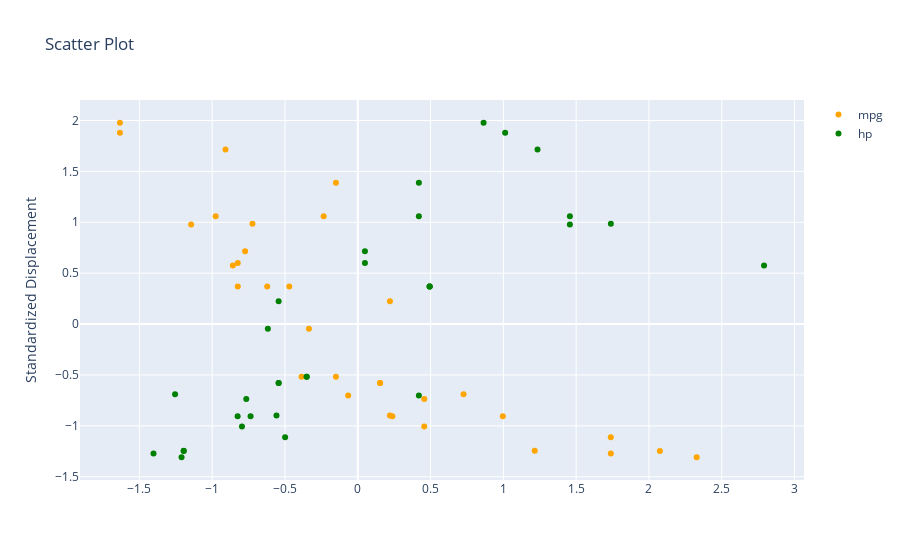

Notebook source saved alongside this figure:
### Markdown cell above
## Creating Scatter Plot

### Code cell
scatter_fig = go.Figure()

scatter_fig.add_trace(go.Scatter(x=cars_data.mpg, y=cars_data.disp, mode='markers', name='mpg', marker_color='orange'))
scatter_fig.add_trace(go.Scatter(x=cars_data.hp, y=cars_data.disp, mode='markers', name='hp', marker_color='green'))

scatter_fig.update_layout(title='Scatter Plot', yaxis={'title': 'Standardized Displacement'})
#scatter_fig = px.scatter(cars_data, x='hp', y='mpg')
scatter_fig.show()

# The more HP the less Miles Per Gallon you have

### Figure 1 — Plotly figure (JSON) as saved in the notebook; plotly's stock layout.template omitted (floating-point values rounded to 4 significant figures)
{"data": [{"marker": {"color": "orange"}, "mode": "markers", "name": "mpg", "type": "scatter", "x": [0.1533, 0.1533, 0.4567, 0.2207, -0.2344, -0.3356, -0.9762, 0.7265, 0.4567, -0.1501, -0.3861, -0.6222, -0.4704, -0.8244, -1.634, -1.634, -0.9087, 2.075, 1.738, 2.328, 0.2376, -0.7739, -0.8244, -1.145, -0.1501, 1.215, 0.9962, 1.738, -0.7233, -0.06585, -0.8582, 0.2207], "y": [-0.5798, -0.5798, -1.006, 0.2236, 1.06, -0.04691, 1.06, -0.6888, -0.7371, -0.5174, -0.5174, 0.3695, 0.3695, 0.3695, 1.978, 1.88, 1.716, -1.246, -1.271, -1.309, -0.9068, 0.7155, 0.6007, 0.9778, 1.388, -1.244, -0.9052, -1.112, 0.986, -0.7027, 0.5761, -0.8995]}, {"marker": {"color": "green"}, "mode": "markers", "name": "hp", "type": "scatter", "x": [-0.5437, -0.5437, -0.7956, -0.5437, 0.4195, -0.6177, 1.457, -1.255, -0.7659, -0.351, -0.351, 0.4936, 0.4936, 0.4936, 0.8641, 1.012, 1.235, -1.196, -1.403, -1.21, -0.7363, 0.04909, 0.04909, 1.457, 0.4195, -1.196, -0.8252, -0.4992, 1.738, 0.4195, 2.791, -0.5585], "y": [-0.5798, -0.5798, -1.006, 0.2236, 1.06, -0.04691, 1.06, -0.6888, -0.7371, -0.5174, -0.5174, 0.3695, 0.3695, 0.3695, 1.978, 1.88, 1.716, -1.246, -1.271, -1.309, -0.9068, 0.7155, 0.6007, 0.9778, 1.388, -1.244, -0.9052, -1.112, 0.986, -0.7027, 0.5761, -0.8995]}], "layout": {"title": {"text": "Scatter Plot"}, "yaxis": {"title": {"text": "Standardized Displacement"}}}}
